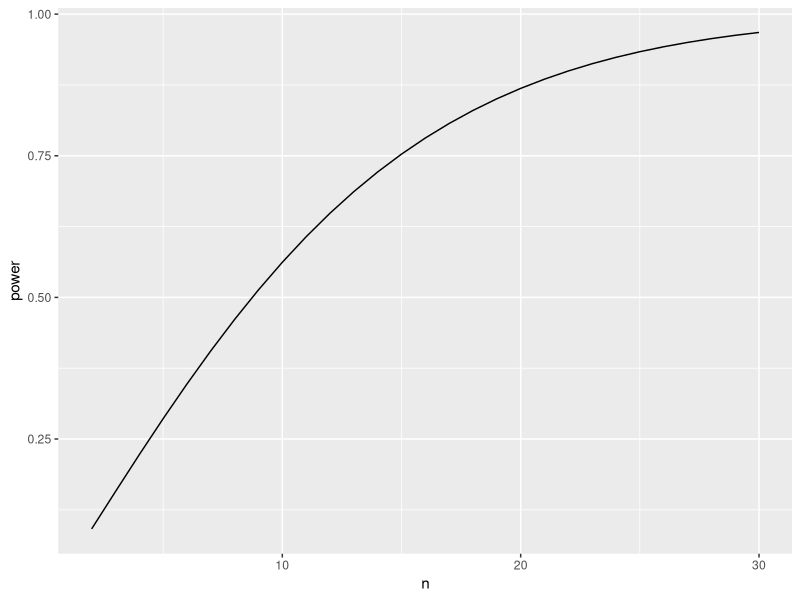

Recreate this plot in R.
library(broom)


### Name: tidy.power.htest
### Title: Tidy a(n) power.htest object
### Aliases: tidy.power.htest

### ** Examples


ptt <- power.t.test(n = 2:30, delta = 1)
tidy(ptt)

library(ggplot2)

ggplot(tidy(ptt), aes(n, power)) +
  geom_line()
